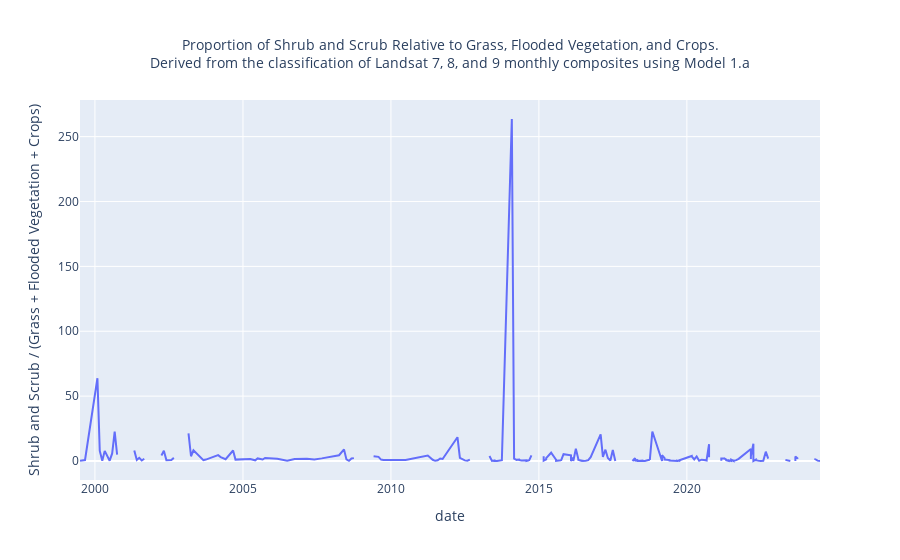

Notebook cell for this chart:
### Code cell
# Renommer les colonnes des classes
class_mapping = {
    '0': "water",
    '1': "trees",
    '2': "grass",
    '3': "flooded_vegetation",
    '4': "crops",
    '5': "shrub_and_scrub",
    '6': "built",
    '7': "bare",
    '8': "snow_and_ice",
    'null': "null"
}
data.rename(columns=class_mapping, inplace=True)

# Remplacer les valeurs manquantes par 0
data.fillna(0, inplace=True)

# Réorganiser les données
class_columns = list(class_mapping.values())
melted_data = data.melt(id_vars=['date'], value_vars=class_columns, var_name='class', value_name='surface')

# Filtrer pour les classes d'intérêt
classes_of_interest = ["grass", "flooded_vegetation", "crops", "shrub_and_scrub"]
filtered_data = melted_data[melted_data['class'].isin(classes_of_interest)]

# Calculer la somme des surfaces pour 'grass', 'flooded_vegetation', et 'crops' par date
sum_grass_flooded_crops = filtered_data[filtered_data['class'].isin(["grass", "flooded_vegetation", "crops"])] \
    .groupby('date')['surface'].sum().reset_index()

# Renommer la colonne 'surface' pour indiquer qu'il s'agit de la somme de 'grass', 'flooded_vegetation', et 'crops'
sum_grass_flooded_crops.rename(columns={'surface': 'grass_flooded_crops_sum'}, inplace=True)

# Extraire les données pour 'shrub_and_scrub'
shrub_data = filtered_data[filtered_data['class'] == "shrub_and_scrub"]

# Fusionner les deux DataFrames pour aligner les dates
merged_data = pd.merge(sum_grass_flooded_crops, shrub_data, on='date', how='inner')

# Calculer la proportion de 'shrub_and_scrub' par rapport à 'grass + flooded_vegetation + crops'
merged_data['proportion'] = merged_data['surface'] / merged_data['grass_flooded_crops_sum']

# Créer le graphique de la proportion
fig = px.line(merged_data, x='date', y='proportion',
              title="Proportion of Shrub and Scrub Relative to Grass, Flooded Vegetation, and Crops",
              labels={'proportion': 'Shrub and Scrub / (Grass + Flooded Vegetation + Crops)'})

# Ajuster le titre avec une taille de police plus petite
fig.update_layout(
    title=go.layout.Title(
        text="Proportion of Shrub and Scrub Relative to Grass, Flooded Vegetation, and Crops.<br>Derived from the classification of Landsat 7, 8, and 9 monthly composites using Model 1.a",
        xref="paper",
        x=0.5,
        font=dict(size=14)  # Taille du texte réduite à 14
    )
)

# Afficher le graphique
fig.show()

### Figure 1 — Plotly figure (JSON) as saved in the notebook; plotly's stock layout.template omitted (floating-point values rounded to 4 significant figures; data arrays with more than 128 entries replaced by an {"elided": "..."} marker saying what was removed)
{"data": [{"hovertemplate": "date=%{x}<br>Shrub and Scrub / (Grass + Flooded Vegetation + Crops)=%{y}<extra></extra>", "legendgroup": "", "line": {"color": "#636efa", "dash": "solid"}, "marker": {"symbol": "circle"}, "mode": "lines", "name": "", "orientation": "v", "showlegend": false, "type": "scatter", "x": {"elided": "237 str values"}, "xaxis": "x", "y": {"elided": "237 float values"}, "yaxis": "y"}], "layout": {"legend": {"tracegroupgap": 0}, "title": {"font": {"size": 14}, "text": "Proportion of Shrub and Scrub Relative to Grass, Flooded Vegetation, and Crops.<br>Derived from the classification of Landsat 7, 8, and 9 monthly composites using Model 1.a", "x": 0.5, "xref": "paper"}, "xaxis": {"anchor": "y", "domain": [0, 1], "title": {"text": "date"}}, "yaxis": {"anchor": "x", "domain": [0, 1], "title": {"text": "Shrub and Scrub / (Grass + Flooded Vegetation + Crops)"}}}}
